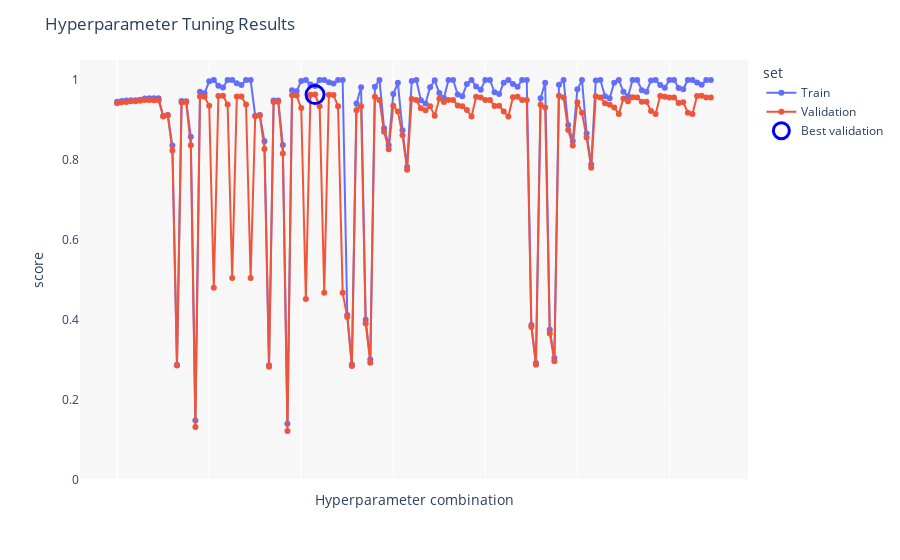

Here is the notebook cell this chart was saved with:
### Markdown cell above
# SVM - Kernel Lineare, Poly, RBF

Il classificatore **Support Vector Machine** è un modello di apprendimento supervisionato basato sulla ricerca dell'iperpiano di separazione ottimo in uno spazio vettoriale ad alta dimensionalità.

## 1. Formulazione Matematica (Caso Lineare)

Sia dato un dataset di addestramento $\mathcal T=\{(\mathbf{x}_i,y_i)\}_{i=1}^n$ , dove $\mathbf{x}_i\in\mathbb R^d$ rappresenta il vettore delle feature e $y_i\in\{-1,1\}$ è l'etichetta di classe. L'obiettivo della SVM è individuare un iperpiano definito dall'equazione:
$$\mathbf w^T\mathbf x+b=0$$

che separi le classi massimizzando il **margine** geometrico, ovvero la distanza tra l'iperpiano e i punti più vicini di ogni classe (i vettori di supporto).

Il problema di ottimizzazione per una SVM a margine "soffice" (*Soft-Margin SVM*) è formulato come segue:
$$\min_{\mathbf w,b,\xi}\frac{1}{2}||\mathbf w||^2+C\sum_{i=1}^n\xi_i$$

soggetto ai vincoli:
$$y_i(\mathbf w^T\mathbf x+b)\geq1-\xi_i,\quad\xi_i\geq0$$

Dove:

* $\frac{2}{||\mathbf w||}$ rappresenta l'ampiezza del margine.
* $\xi_i$ sono le **variabili di slack** che permettono la classificazione errata di alcuni punti per gestire dati non perfettamente separabili (rumore).
* $C\gt0$ è il parametro di regolarizzazione che controlla il trade-off tra la massimizzazione del margine e la minimizzazione dell'errore di addestramento.

## 2. Rappresentazione Duale e Kernel Trick

Attraverso l'uso dei moltiplicatori di Lagrange $\alpha_i$, il problema può essere espresso nella sua **forma duale**, che dipende esclusivamente dal prodotto scalare tra i vettori di input:
$$\max_\alpha\sum_{i=1}^n\alpha_i-\frac{1}{2}\sum_{i,j=1}^n\alpha_i\alpha_jy_iy_j(\mathbf{x}_i^T\mathbf x_j)$$

Questa formulazione permette l'applicazione del **Kernel Trick**. Se i dati non sono linearmente separabili nello spazio originale, vengono mappati in uno spazio ad alta dimensionalità $\mathcal H$ tramite una funzione non lineare $\phi(\mathbf x)$. Il prodotto scalare $\phi(\mathbf x_i)^T\phi(\mathbf x_j)$ viene sostituito da una funzione **Kernel** $\mathcal K(\mathbf x_i,\mathbf x_j)$:
$$\mathcal K(\mathbf x_i,\mathbf x_j)=\phi(\mathbf x_i)^T\phi(\mathbf x_j)$$

## 3. Tipologie di Kernel

La scelta della funzione Kernel determina la geometria del confine di decisione (*decision boundary*). Le principali funzioni utilizzate sono:

### A. Kernel Lineare

Utilizzato quando i dati sono già linearmente separabili nello spazio delle feature originale.
$$\mathcal K(\mathbf x,\mathbf z)=\mathbf x^T\mathbf z$$

### B. Kernel Polinomiale

Permette di modellare interazioni tra feature fino al grado $d$.
$$\mathcal K(\mathbf x,\mathbf z)=(\gamma\mathbf x^T\mathbf z+r)^d$$

### C. Radial Basis Function (RBF / Gaussiano)

È il kernel più diffuso e potente per gestire relazioni non lineari complesse. Mappa i dati in uno spazio a dimensionalità infinita.
$$\mathcal K(\mathbf x,\mathbf z)=\exp(-\gamma||\mathbf x-\mathbf z||^2)$$


Il parametro $\gamma$ controlla l'ampiezza della campana gaussiana: valori elevati portano a un adattamento molto stretto ai dati (rischio overfitting).

### Code cell
pipe_svm = Pipeline([
    ('preprocessor',preprocessor),
    ('scaler', StandardScaler()),
    ('pca', PCA(n_components=0.95)),
    ('svm', SVC())
])

param_grid_svm = [

    #Linear kernel
    {
        'pca': [PCA(n_components=0.95), 'passthrough'],
        'svm__kernel': ['linear'],
        'svm__C': [0.01,0.1,1.0,5.0,10.0]  # da 10^-2 a 10^2
    },

    #RBF kernel
    {
        'pca': [PCA(n_components=0.95), 'passthrough'],
        'svm__kernel': ['rbf'],
        'svm__C': [0.01,0.1,1.0,5.0,10.0],
        'svm__gamma': ['scale',0.01,0.1,1.0]  # da 10^-3 a 10^1
    },

    #Polynomial kernel
    {
        'pca': [PCA(n_components=0.95), 'passthrough'],
        'svm__kernel': ['poly'],
        'svm__degree': [2, 3],
        'svm__C': [0.01,0.1,1.0,5.0,10.0],
        'svm__gamma': ['scale',0.01,0.1,1.0]    
    }
]

#mean_train_scores, mean_test_scores, params, best_svm = iperparametri_ott_pipe(pipe_svm, param_grid_svm, X_train, y_train)
result_dict_svm = iperparametri_ott_pipe(pipe_svm, param_grid_svm, X_train, y_train)
plot_hyperp(result_dict_svm)

best_svm = result_dict_svm["best_estimator"]
mean_train_scores = result_dict_svm["mean_train"]
mean_test_scores = result_dict_svm["mean_val"]
params = result_dict_svm["params"]

if best_svm.named_steps['pca'] == 'passthrough':
    clf  = best_svm.named_steps['svm']
    print("PCA: passthrough")
    print(f"Best pipeline\n\tKernel: {clf.kernel}\n\tC: {clf.C}\
          \n\tNumber of support vectors: {clf.n_support_.sum()}")
    if clf.kernel != 'linear':
        print(f"\tGamma: {clf.gamma}\n")
else:
    print("PCA: 0.95 variance")
    pca = best_svm.named_steps['pca']
    print(f"PCA components: {pca.n_components_}")
    print(f"Explained variance: {pca.explained_variance_ratio_.sum():.3f}")

### Figure 1 — Plotly figure (JSON) as saved in the notebook; plotly's stock layout.template omitted (floating-point values rounded to 4 significant figures; data arrays with more than 128 entries replaced by an {"elided": "..."} marker saying what was removed)
{"data": [{"customdata": {"elided": "130x1 str values"}, "hovertemplate": "set=Train<br>score=%{y}<br>hyperparams=%{customdata[0]}<extra></extra>", "legendgroup": "Train", "line": {"color": "#636efa", "dash": "solid"}, "marker": {"symbol": "circle"}, "mode": "lines+markers", "name": "Train", "orientation": "v", "showlegend": true, "type": "scatter", "x": {"elided": "130 int values"}, "xaxis": "x", "y": {"elided": "130 float values"}, "yaxis": "y"}, {"customdata": {"elided": "130x1 str values"}, "hovertemplate": "set=Validation<br>score=%{y}<br>hyperparams=%{customdata[0]}<extra></extra>", "legendgroup": "Validation", "line": {"color": "#EF553B", "dash": "solid"}, "marker": {"symbol": "circle"}, "mode": "lines+markers", "name": "Validation", "orientation": "v", "showlegend": true, "type": "scatter", "x": {"elided": "130 int values"}, "xaxis": "x", "y": {"elided": "130 float values"}, "yaxis": "y"}, {"marker": {"color": "blue", "line": {"color": "blue", "width": 3}, "size": 18, "symbol": "circle-open"}, "mode": "markers", "name": "Best validation", "type": "scatter", "x": [43], "y": [0.9635]}], "layout": {"legend": {"title": {"text": "set"}, "tracegroupgap": 0}, "margin": {"t": 60}, "plot_bgcolor": "rgba(240,240,240,0.5)", "title": {"text": "Hyperparameter Tuning Results"}, "xaxis": {"anchor": "y", "domain": [0, 1], "showticklabels": false, "title": {"text": "Hyperparameter combination"}}, "yaxis": {"anchor": "x", "domain": [0, 1], "range": [0, 1.05], "title": {"text": "score"}}}}
